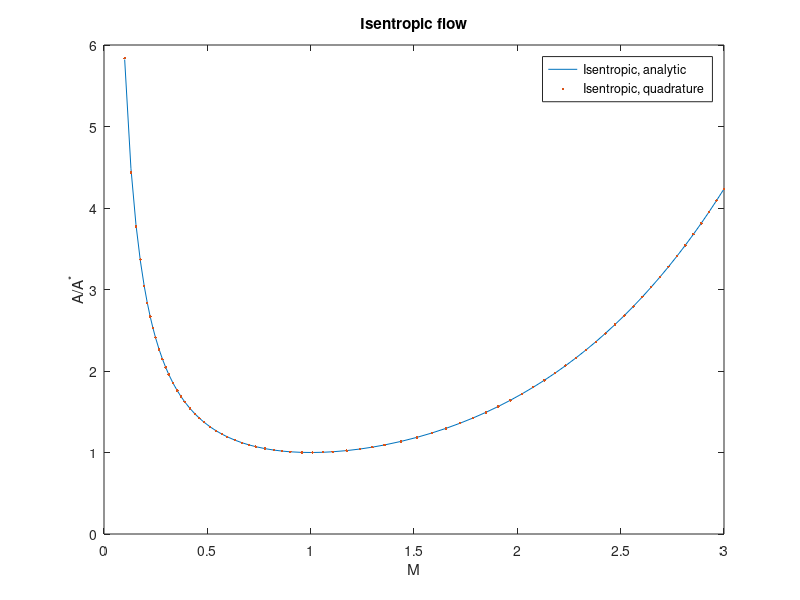
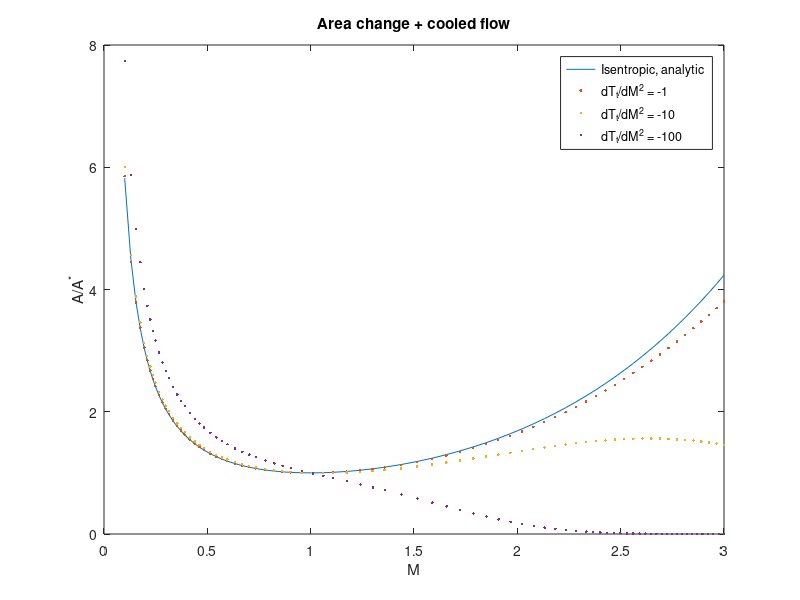

The MATLAB script that drew these images, in order:
gamma = 1.4;

%% Area mach number relation for isentropic flow
% Isentropic flow: analytic relation
isentropic_area = @(M2) ((gamma + 1)/2)^(-(gamma+1)/2/(gamma-1)) ...
    * (1 + 0.5*(gamma-1) * M2).^((gamma+1)/(2*(gamma-1))) ./ sqrt(M2);
% Differential relation
isentropic_RHS = @(M2, A) - A ...
.* ((1 - M2) ./ (1 + ((gamma-1)/2) * M2) .* 0.5 ./ M2);
%% Integrate ODE dA/dM2 = RHS
[M2, A] = ode45(isentropic_RHS, [0.01, 9], 1);
% Scale w.r.t sonic area
A_sonic = pchip(M2, A, 1);
A = A / A_sonic;
%% Plotting isentropic flow relation
figure(1); clf;
plot(sqrt(M2), isentropic_area(M2));
hold on
plot(sqrt(M2),A, '.');
xlabel 'M'
ylabel 'A/A^*'
title 'Isentropic flow'
legend({'Isentropic, analytic', 'Isentropic, quadrature'})

%% Somehow polytropic flow with stagnation temperature change
% Averaged rate of stagnation temperature change per unit M^2 change
dTdM2_vector = [-1, -1e1, -1e2];
% Stagnation temperature at starting state [K]
Tt = 300;

% Differential relation
polytropic_RHS = @(M2, A, dTdM2) - A ...
.* ((1 - M2) ./ (1 + ((gamma-1)/2) * M2) .* 0.5 ./ M2) ...
+ A .* 0.5 *(1 + gamma * M2) * dTdM2 / Tt;

%% Prepare plot for flow relation
figure(2); clf;
plot(sqrt(M2), isentropic_area(M2));
hold on

%% Integrate for each parameter value
for i = 1:length(dTdM2_vector)
    %% Integrate ODE dA/dM2 = RHS
    [M2, A] = ode45(@(M2, A)polytropic_RHS(M2, A, dTdM2_vector(i)), ...
        [0.01, 9], 1);
    % Scale w.r.t sonic area
    A_sonic = pchip(M2, A, 1);
    A = A / A_sonic;
    plot(sqrt(M2),A, '.');
end

%% Finish plotting
xlabel 'M'
ylabel 'A/A^*'
title 'Area change + cooled flow'
legend({'Isentropic, analytic', 'dT_t/dM^2 = -1', 'dT_t/dM^2 = -10', 'dT_t/dM^2 = -100'})